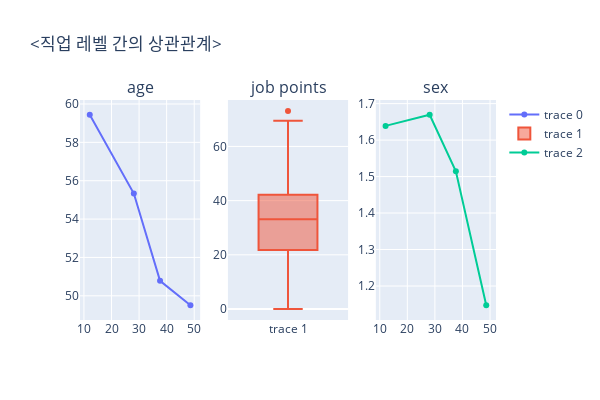

Notebook source saved alongside this figure:
### Code cell
from plotly.subplots import make_subplots
import plotly.graph_objects as go
level = ['a','b','c','d']
fig = make_subplots(rows=1, cols=3,
                    subplot_titles=("age", "job points", "sex"))
fig.add_trace(go.Scatter(x = job_lv_pivot['job_points'], y = job_lv_pivot['age']), row = 1, col =1)
fig.add_trace(go.Box(y = data['job_points']), row = 1, col =2)
fig.add_trace(go.Scatter(x = job_lv_pivot['job_points'], y = job_lv_pivot['sex']), row = 1, col =3)
fig.update_layout(height=400, width=600, title_text="<직업 레벨 간의 상관관계>")
fig.show()

### Figure 1 — Plotly figure (JSON) as saved in the notebook; plotly's stock layout.template omitted (floating-point values rounded to 4 significant figures; data arrays with more than 128 entries replaced by an {"elided": "..."} marker saying what was removed)
{"data": [{"type": "scatter", "x": [48.62, 37.61, 28.1, 12.11], "xaxis": "x", "y": [49.51, 50.78, 55.33, 59.44], "yaxis": "y"}, {"type": "box", "xaxis": "x2", "y": {"elided": "10422 float values"}, "yaxis": "y2"}, {"type": "scatter", "x": [48.62, 37.61, 28.1, 12.11], "xaxis": "x3", "y": [1.147, 1.514, 1.669, 1.639], "yaxis": "y3"}], "layout": {"annotations": [{"font": {"size": 16}, "showarrow": false, "text": "age", "x": 0.1444, "xanchor": "center", "xref": "paper", "y": 1, "yanchor": "bottom", "yref": "paper"}, {"font": {"size": 16}, "showarrow": false, "text": "job points", "x": 0.5, "xanchor": "center", "xref": "paper", "y": 1, "yanchor": "bottom", "yref": "paper"}, {"font": {"size": 16}, "showarrow": false, "text": "sex", "x": 0.8556, "xanchor": "center", "xref": "paper", "y": 1, "yanchor": "bottom", "yref": "paper"}], "height": 400, "title": {"text": "<직업 레벨 간의 상관관계>"}, "width": 600, "xaxis": {"anchor": "y", "domain": [0, 0.2889]}, "xaxis2": {"anchor": "y2", "domain": [0.3556, 0.6444]}, "xaxis3": {"anchor": "y3", "domain": [0.7111, 1]}, "yaxis": {"anchor": "x", "domain": [0, 1]}, "yaxis2": {"anchor": "x2", "domain": [0, 1]}, "yaxis3": {"anchor": "x3", "domain": [0, 1]}}}
